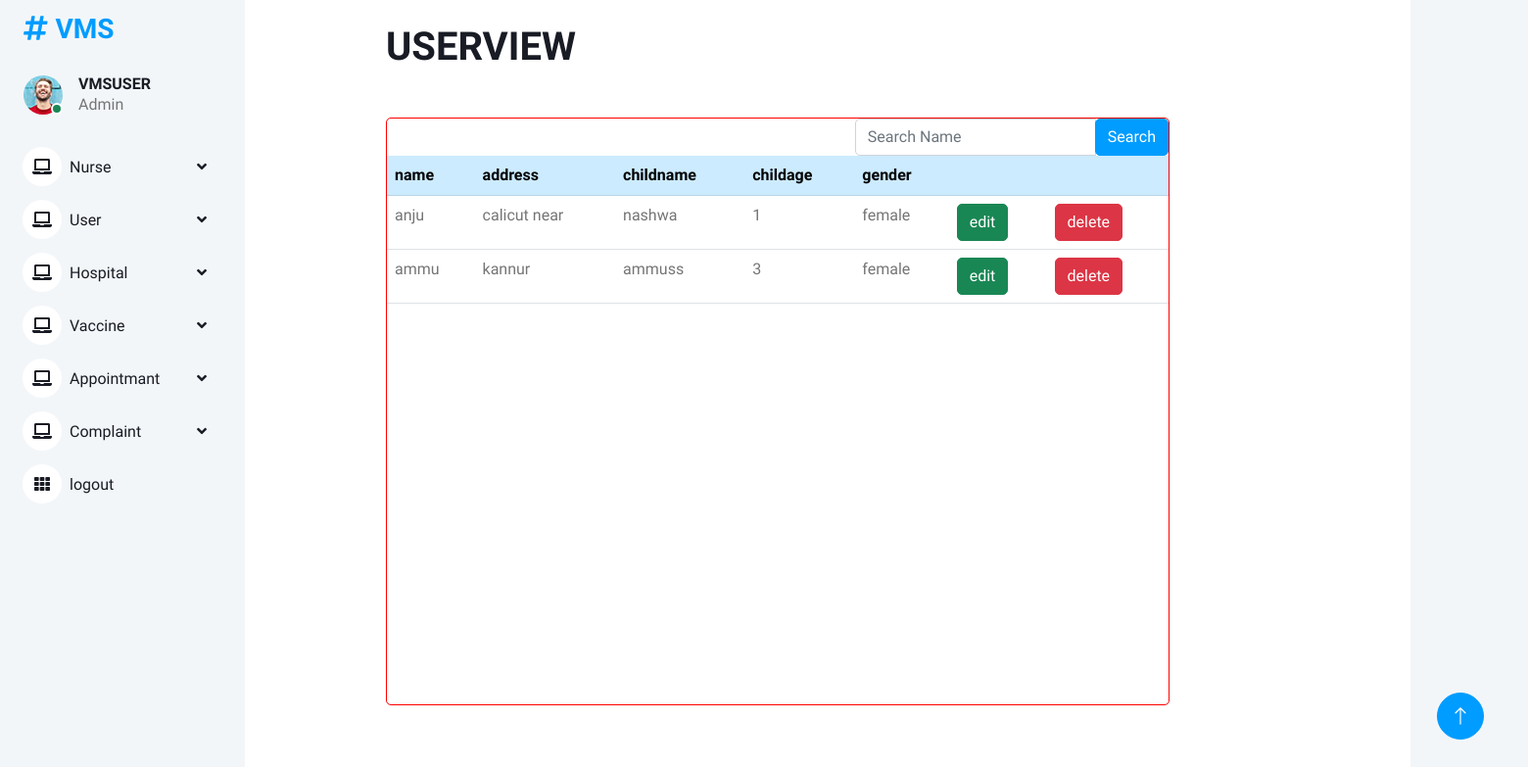
The page /user_view on the database its author committed.
### vmsapp/models.py (models this page shows)
class vaccination(AbstractUser):
    is_user=models.BooleanField(default=False)
    is_nurse=models.BooleanField(default=False)
    gender = models.CharField(max_length=300, null=True)
    childage= models.IntegerField(null=True,blank=True)
    childname= models.CharField(max_length=250)
    address= models.CharField(max_length=2000,null=True)
    name= models.CharField(max_length=250,null=True)
    hospital= models.CharField(max_length=2000,null=True)

### vmsapp/admin_views.py (the view)
# urls.py: path('user_view',admin_views.user_view,name='user_view'),
def user_view(request):
    new = vaccination.objects.filter(is_user=True)
    userfilter= UserFilter(request.GET,queryset=new)
    new=userfilter.qs
    context = {
        'new':new,
        'userfilter':userfilter
    }
    return render(request,'admintemp/user_view.html',context)

### templates/admintemp/user_view.html (shortened to what this page needs)
{% extends 'admintemp/test.html' %}
{% load crispy_forms_tags %}
{% block content %}
<div class="col-12" ><h1>USERVIEW</h1></div>
<div class="card mx-auto mt-5
" style="width: 800px; height:600px; border:1px solid red"  >
  <div class="row">
  <div class="col-lg-6 "></div>
  <div class="col-lg-6">
    <form method="get" class="form-inline" style="float:right;">
      <div class="input-group">
        {{ userfilter.form }}
        <div class="input-group-append">
          <button class="btn btn-primary" type="submit">Search</button>
        </div>
      </div>
    </form>
  </div>
  </div>
<table class="table">
  <tbody>
  <tr class="table-primary">
    <th>name</th>
    <th>address</th>
    <th>childname</th>
    <th>childage</th>
    <th>gender</th>
    <th></th>
    <th></th>
  </tr>
  {% for i in new %}
  <tr><td>{{i.username}}</td>
      <td>{{i.address}}</td>
      <td>{{i.childname}}</td>
      <td>{{i.childage}}</td>
      <td>{{i.gender}}</td>
  <td><a href="{% url 'user_update' i.id %}"><button type="submit" class="btn btn-success">edit</button></a></td>
    <td>
      <form action="{% url 'user_delete' i.id %}" method="post">
        <button type="submit" class="btn btn-danger">delete</button>
      </form>
      </td>
  </tr>
    {% empty %}
  <tr>
    <td colspan="7"><h3>No Results Found</h3></td>
  </tr>
  {% endfor %}
  </tbody>
</table>
</div>
{% endblock %}

### static/Admindashboard/css/style.css (style rules this page uses)
:root { --primary: #009CFF; --light: #F3F6F9; --dark: #191C24; }
.btn { transition: .5s; }
.btn.btn-primary { color: #FFFFFF; }

### rows shown on the page
vaccination: username "anju", address "calicut near", childname "nashwa", childage "1", gender "female"
vaccination: username "ammu", address "kannur", childname "ammuss", childage "3", gender "female"
